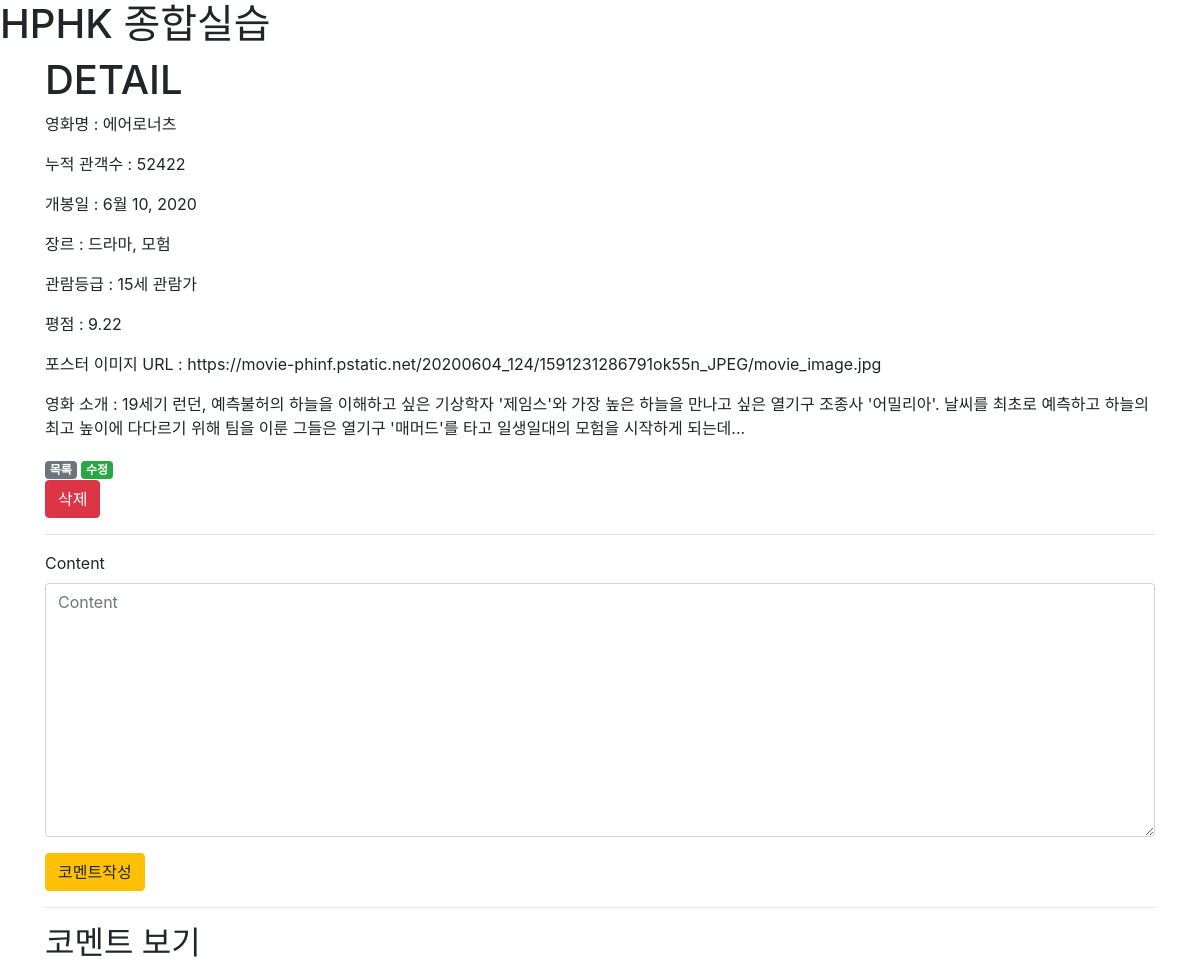
The app's page /movies/7/ with its own data.
### movies/models.py (models this page shows)
class Movie(models.Model):
    title = models.CharField(max_length=1000)
    title_en = models.CharField(max_length=1000)
    audience = models.IntegerField()
    open_date = models.DateField()
    genre = models.CharField(max_length=100)
    watch_grade = models.CharField(max_length=100)
    score = models.FloatField()
    poster_url = models.TextField()
    description = models.TextField()

### movies/views.py (the view)
# urls.py: path('<int:pk>/', views.detail, name='detail'),
def detail(request, pk):
    movie = Movie.objects.get(pk=pk)
    comments = movie.comment_set.all()
    form = CommentForm()
    context = {
        'movie': movie,
        'comments': comments,
        'form': form,
    }
    return render(request, 'movies/detail.html', context)

### movies/forms.py
class CommentForm(forms.ModelForm):
    class Meta:
        model = Comment
        fields = ('content',)

### movies/templates/movies/detail.html (shortened to what this page needs)
{% extends 'base.html' %}
{% load bootstrap4 %}
{% block content %}
<h1>DETAIL</h1>
<p>영화명 : {{ movie.title }}</p>
<p>누적 관객수 : {{ movie.audience }}</p>
<p>개봉일 : {{ movie.open_date }}</p>
<p>장르 : {{ movie.genre }}</p>
<p>관람등급 : {{ movie.watch_grade }}</p>
<p>평점 : {{ movie.score }}</p>
<p>포스터 이미지 URL : {{ movie.poster_url }}</p>
<p>영화 소개 : {{ movie.description }}</p>
<a href="{% url 'movies:index' %}"><span class="badge badge-secondary">목록</span></a>
<a href="{% url 'movies:update' movie.pk %}"><span class="badge badge-success">수정</span></a>
<form action="{% url 'movies:delete' movie.pk %}" method="POST">
    <button class="btn btn-danger">삭제</button>
</form>
<hr>
<form action="{% url 'movies:comment_create' movie.pk %}" method="POST">
    {% bootstrap_form form %}
    <button class='btn btn-warning'>코멘트작성</button>
</form>
<hr>
<h2>코멘트 보기</h2>
{% endblock  %}

### records on screen
Movie: title "에어로너츠", audience "52422", open_date "6월 10, 2020", genre "드라마, 모험", watch_grade "15세 관람가", score "9.22", poster_url "https://movie-phinf.pstatic.net/20200604_124/1591231286791ok55n_JPEG/movie_image.jpg", description "19세기 런던, 예측불허의 하늘을 이해하고 싶은 기상학자 '제임스'와 가장 높은 하늘을 만나고 싶은 열기구 조종사 '어밀리아'. 날씨를 최초로 예측하고 하늘의 최고 높이에 다다르기 위해 팀을 이룬 그들은 열기구 '매머드'를 타고 일생일대의 모험을 시작하게 되는데..."
